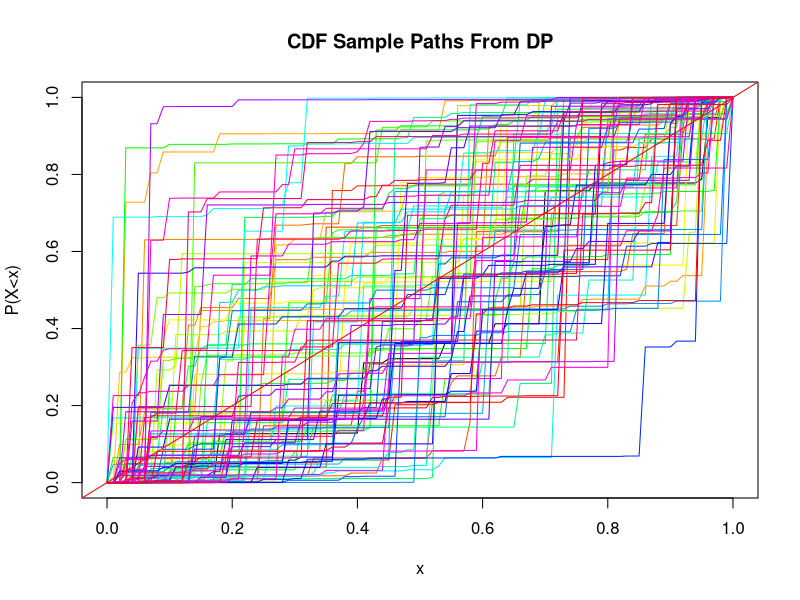

Source code (R):
how.many.times = 100

many.runs = function(alpha = 2,
                     grid.size = .01){
  grid = seq(from = 0, to = 1, by = grid.size)
  
  
  # Cumulative Densities
  G = punif(grid,min=0, max=1)
  
  #initialization
  dir.param = numeric(length(G))
  
  
  # Dirichlet Parameters
  dir.param[1] = G[1]
  for (i in 2:length(G)) {
    dir.param[i] = G[i] - G[i-1]
  }
  
  dir.param.alpha = dir.param * alpha
  
  rand.samp = numeric(length(G))
  for (i in 1:length(G)) {
    rand.samp[i] = rgamma(1,shape = dir.param.alpha[i],rate = 1)
  }
  
  norm.rand.samp = rand.samp/sum(rand.samp)
  
  fixer = function(x){
    result = numeric(length(x))
    result[1] = x[1]
    for (i in 2:length(x)) {
      result[i] = sum(x[1:i])
    }
    return(result)
  }
  gimme = fixer(norm.rand.samp)
  return(cbind(grid, gimme))
}

lot = many.runs()
plot(lot, type = "l", main = "CDF Sample Paths From DP", xlab = "x", ylab = "P(X<x)")

for (i in 2:how.many.times) {
  lot = many.runs()
  lines(lot, type = "l", col = rainbow(how.many.times)[i])
}

abline(0,1, col = "red")
